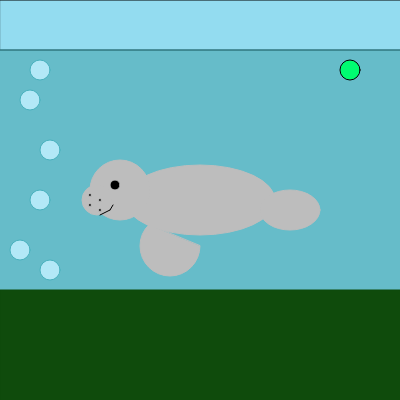
Frame 1 (no input)
Frame 60 (no input): identical to frame 1, image omitted
Frame 120 (the mouse pressed at the canvas centre since frame 60): identical to frame 1, image omitted

The p5.js sketch that drew this single still picture (run headless with seeded random() and noise() and a simulated clock; from frame 60 on, the mouse is pressed at the canvas centre):

// p5.js sketch
// ── sketch.js
function setup() {
  createCanvas(400, 400);
}

function draw() {
  background('rgb(102,188,201)')
  fill('rgb(147,220,240)')
  rect(0,0,700,50)
  stroke('#49B1BE')
  line(0, 50, 700, 50)
  fill('rgb(179,232,247)')
  ellipse(40,70,20,20)
  ellipse(30,100,20,20)
  ellipse(50,150,20,20)
  ellipse(40,200,20,20)
  ellipse(20,250,20,20)
  ellipse(50,270,20,20)
  ellipse(40,310,20,20)
  fill('rgb(15,75,12)')
  stroke(15,75,12)
  rect(0,290,700,200)
  fill('rgb(189,189,189)')
  stroke(189,189,189)
  ellipse(200,200,150,70)
  ellipse(120,190,60,60)
  ellipse(97,200,30,30)
  ellipse(290,210,60,40)
  arc(170, 246, 60, 60, 0, PI+QUARTER_PI,CHORD);
  fill("rgb(0,0,0)")
  ellipse(115,185,10,10)
  ellipse(100,200,3,3)
  ellipse(90,205,3,3)
  ellipse(90,195,3,3)
ellipse(100,210,3,3)
  stroke('rgb(0,0,0)')
  line(100,215,110,210)
line(113,205,110,210)
  fill('rgb(0,252,113)')
  ellipse(350,70,20,20,)

}
